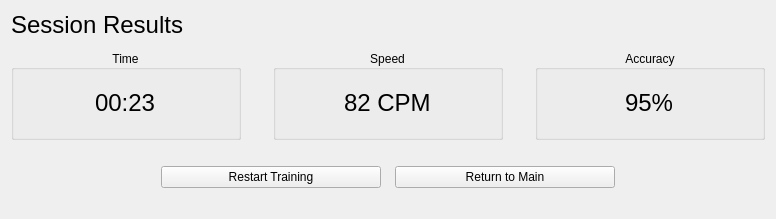
      <widget class="QWidget" name="pageResults">
       <layout class="QVBoxLayout" name="verticalLayout_11">
        <item>
         <layout class="QVBoxLayout" name="verticalLayout_10">
          <property name="spacing">
           <number>0</number>
          </property>
          <property name="topMargin">
           <number>0</number>
          </property>
          <item alignment="Qt::AlignmentFlag::AlignVCenter">
           <widget class="QLabel" name="label_2">
            <property name="sizePolicy">
             <sizepolicy hsizetype="MinimumExpanding" vsizetype="Maximum">
              <horstretch>0</horstretch>
              <verstretch>0</verstretch>
             </sizepolicy>
            </property>
            <property name="minimumSize">
             <size>
              <width>0</width>
              <height>0</height>
             </size>
            </property>
            <property name="maximumSize">
             <size>
              <width>16777215</width>
              <height>50</height>
             </size>
            </property>
            <property name="text">
             <string>&lt;html&gt;&lt;head/&gt;&lt;body&gt;&lt;p&gt;&lt;span style=&quot; font-size:18pt;&quot;&gt;Session Results&lt;/span&gt;&lt;/p&gt;&lt;/body&gt;&lt;/html&gt;</string>
            </property>
            <property name="margin">
             <number>0</number>
            </property>
            <property name="indent">
             <number>0</number>
            </property>
           </widget>
          </item>
          <item>
           <layout class="QHBoxLayout" name="horizontalLayout_11">
            <property name="spacing">
             <number>32</number>
            </property>
            <property name="topMargin">
             <number>11</number>
            </property>
            <item alignment="Qt::AlignmentFlag::AlignHCenter|Qt::AlignmentFlag::AlignTop">
             <widget class="QGroupBox" name="labelResultTimeTitle">
              <property name="sizePolicy">
               <sizepolicy hsizetype="Expanding" vsizetype="Fixed">
                <horstretch>0</horstretch>
                <verstretch>50</verstretch>
               </sizepolicy>
              </property>
              <property name="minimumSize">
               <size>
                <width>230</width>
                <height>90</height>
               </size>
              </property>
              <property name="maximumSize">
               <size>
                <width>16777215</width>
                <height>16777215</height>
               </size>
              </property>
              <property name="title">
               <string>Time</string>
              </property>
              <property name="alignment">
               <set>Qt::AlignmentFlag::AlignCenter</set>
              </property>
              <layout class="QVBoxLayout" name="verticalLayout_7">
               <item alignment="Qt::AlignmentFlag::AlignHCenter">
                <widget class="QLabel" name="labelResultTimeValuelabelResultTimeValue">
                 <property name="text">
                  <string>&lt;html&gt;&lt;head/&gt;&lt;body&gt;&lt;p&gt;&lt;span style=&quot; font-size:18pt;&quot;&gt;00:23&lt;/span&gt;&lt;/p&gt;&lt;/body&gt;&lt;/html&gt;</string>
                 </property>
                </widget>
               </item>
              </layout>
             </widget>
            </item>
            <item alignment="Qt::AlignmentFlag::AlignHCenter|Qt::AlignmentFlag::AlignTop">
             <widget class="QGroupBox" name="labelResultSpeedTitle">
              <property name="sizePolicy">
               <sizepolicy hsizetype="Expanding" vsizetype="Fixed">
                <horstretch>0</horstretch>
                <verstretch>50</verstretch>
               </sizepolicy>
              </property>
              <property name="minimumSize">
               <size>
                <width>230</width>
                <height>90</height>
               </size>
              </property>
              <property name="title">
               <string>Speed</string>
              </property>
              <property name="alignment">
               <set>Qt::AlignmentFlag::AlignCenter</set>
              </property>
              <layout class="QVBoxLayout" name="verticalLayout_8">
               <item alignment="Qt::AlignmentFlag::AlignHCenter">
                <widget class="QLabel" name="labelResultSpeedValue">
                 <property name="text">
                  <string>&lt;html&gt;&lt;head/&gt;&lt;body&gt;&lt;p&gt;&lt;span style=&quot; font-size:18pt;&quot;&gt;82 CPM&lt;/span&gt;&lt;/p&gt;&lt;/body&gt;&lt;/html&gt;</string>
                 </property>
                </widget>
               </item>
              </layout>
             </widget>
            </item>
            <item alignment="Qt::AlignmentFlag::AlignHCenter|Qt::AlignmentFlag::AlignTop">
             <widget class="QGroupBox" name="labelResultAccuracyTitle">
              <property name="sizePolicy">
               <sizepolicy hsizetype="Expanding" vsizetype="Fixed">
                <horstretch>0</horstretch>
                <verstretch>0</verstretch>
               </sizepolicy>
              </property>
              <property name="minimumSize">
               <size>
                <width>230</width>
                <height>90</height>
               </size>
              </property>
              <property name="title">
               <string>Accuracy</string>
              </property>
              <property name="alignment">
               <set>Qt::AlignmentFlag::AlignCenter</set>
              </property>
              <layout class="QVBoxLayout" name="verticalLayout_9">
               <item alignment="Qt::AlignmentFlag::AlignHCenter">
                <widget class="QLabel" name="labelResultAccuracyValue">
                 <property name="text">
                  <string>&lt;html&gt;&lt;head/&gt;&lt;body&gt;&lt;p&gt;&lt;span style=&quot; font-size:18pt;&quot;&gt;95%&lt;/span&gt;&lt;/p&gt;&lt;/body&gt;&lt;/html&gt;</string>
                 </property>
                </widget>
               </item>
              </layout>
             </widget>
            </item>
           </layout>
          </item>
         </layout>
        </item>
        <item>
         <spacer name="verticalSpacer_2">
          <property name="orientation">
           <enum>Qt::Orientation::Vertical</enum>
          </property>
          <property name="sizeHint" stdset="0">
           <size>
            <width>20</width>
            <height>20</height>
           </size>
          </property>
         </spacer>
        </item>
        <item>
         <layout class="QHBoxLayout" name="horizontalLayout_12">
          <property name="spacing">
           <number>14</number>
          </property>
          <property name="leftMargin">
           <number>150</number>
          </property>
          <property name="topMargin">
           <number>0</number>
          </property>
          <property name="rightMargin">
           <number>150</number>
          </property>
          <item>
           <widget class="QPushButton" name="btnRestartTraining">
            <property name="text">
             <string>Restart Training</string>
            </property>
           </widget>
          </item>
          <item>
           <widget class="QPushButton" name="btnReturnToMain">
            <property name="text">
             <string>Return to Main</string>
            </property>
           </widget>
          </item>
         </layout>
        </item>
        <item>
         <spacer name="verticalSpacer">
          <property name="orientation">
           <enum>Qt::Orientation::Vertical</enum>
          </property>
          <property name="sizeType">
           <enum>QSizePolicy::Policy::Fixed</enum>
          </property>
          <property name="sizeHint" stdset="0">
           <size>
            <width>20</width>
            <height>20</height>
           </size>
          </property>
         </spacer>
        </item>
       </layout>
      </widget>
